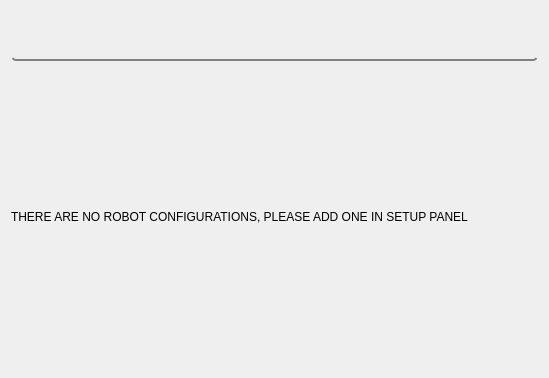
<?xml version="1.0" encoding="UTF-8"?>
<ui version="4.0">
 <class>Form</class>
 <widget class="QWidget" name="Form">
  <property name="geometry">
   <rect>
    <x>0</x>
    <y>0</y>
    <width>549</width>
    <height>378</height>
   </rect>
  </property>
  <property name="windowTitle">
   <string>Form</string>
  </property>
  <property name="styleSheet">
   <string notr="true">border:none</string>
  </property>
  <layout class="QVBoxLayout" name="verticalLayout">
   <item>
    <widget class="QGroupBox" name="groupBox">
     <property name="maximumSize">
      <size>
       <width>16777215</width>
       <height>50</height>
      </size>
     </property>
     <property name="styleSheet">
      <string notr="true"> QGroupBox {
 background-color: qlineargradient(x1: 0, y1: 0, x2: 0, y2: 1,
                                   stop: 0 #edb514, stop: 1 #ea4000);
 border-bottom: 2px solid gray;
 border-radius: 5px;
 margin-top: 0; /* leave space at the top for the title */
}</string>
     </property>
     <property name="title">
      <string/>
     </property>
     <layout class="QHBoxLayout" name="horizontalLayout_2"/>
    </widget>
   </item>
   <item>
    <widget class="QLabel" name="label">
     <property name="text">
      <string>THERE ARE NO ROBOT CONFIGURATIONS, PLEASE ADD ONE IN SETUP PANEL</string>
     </property>
     <property name="wordWrap">
      <bool>true</bool>
     </property>
    </widget>
   </item>
  </layout>
 </widget>
 <resources/>
 <connections/>
</ui>
